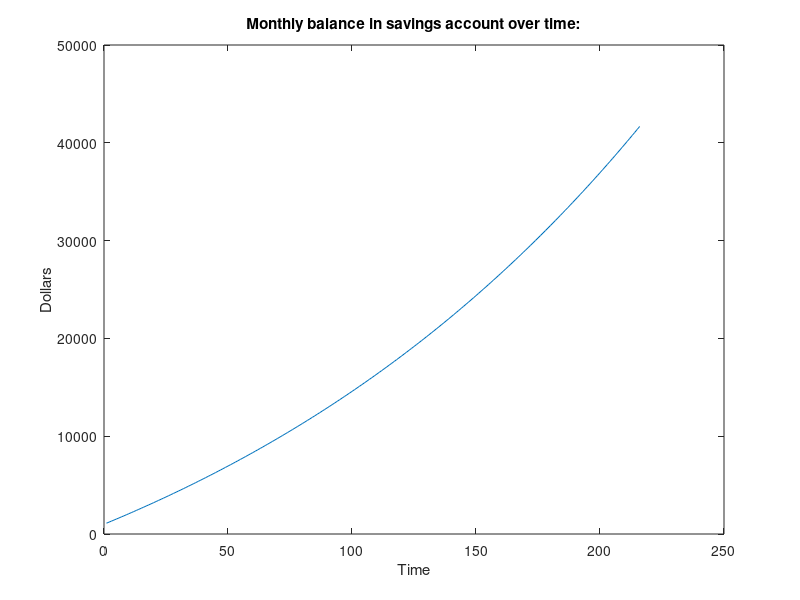

This chart was generated by the following MATLAB code:
%{
***************************************************************************
File name: savingsAccount-Plot.m
Programmmer name: Tanmay Gupta
Date created: 06/14/2020
Date of last revision: 06/14/2020
Details of the revision: None
Short description: Calculate amount in savings account and plot.
***************************************************************************
%}

%Clear the workspace and command windows
clear, clc

%Program description:
disp('This program will calculate the balance in your savings account.')
disp(' ') % I included a space to make the program appear cleaner at the end

%Variable initialization:
old_balance= 1000;
% Initial money given to start
your_contribution= 100;
% personal monthly contribution

%Calculation:
new_balance(1)= old_balance+(0.005*old_balance)+your_contribution;
for t=2:(18*12)
    new_balance(t)= new_balance(t-1)+(0.005*new_balance(t-1))+your_contribution;
end

%Displaying the result:
plot(new_balance)
title('Monthly balance in savings account over time:')
xlabel('Time')
ylabel('Dollars')

%Sample run appended from Matlab's command window:
%{
This program will calculate the balance in your savings account.
%PLOT IS INCLUDED IN ZIP FILE
%}
